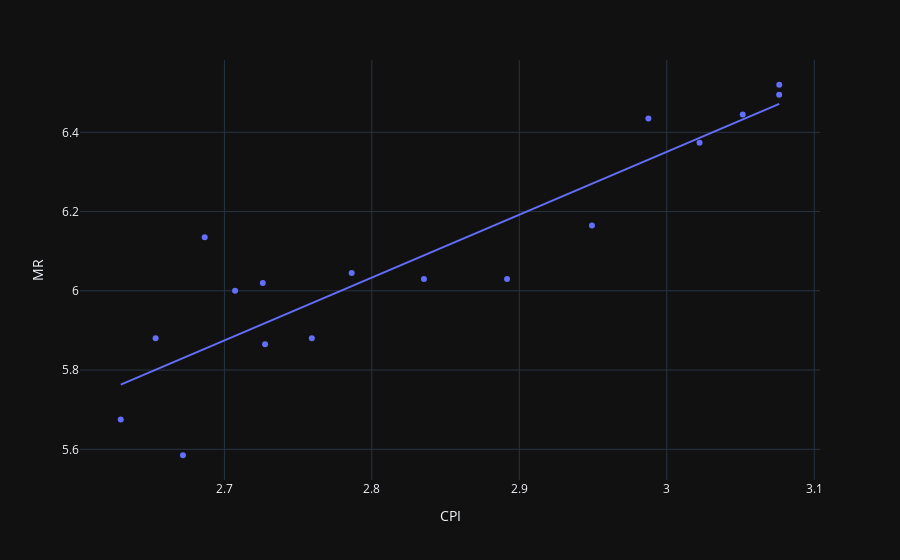

This figure's notebook cell:
### Code cell


### Figure 1 — Plotly figure (JSON) as saved in the notebook; plotly's stock layout.template omitted (floating-point values rounded to 4 significant figures)
{"data": [{"hovertemplate": "CPI=%{x}<br>MR=%{y}<extra></extra>", "legendgroup": "", "marker": {"color": "#636efa", "symbol": "circle"}, "mode": "markers", "name": "", "orientation": "v", "showlegend": false, "type": "scatter", "x": [2.726, 2.672, 2.63, 2.653, 2.687, 2.707, 2.728, 2.759, 2.786, 2.835, 2.892, 2.949, 2.988, 3.022, 3.051, 3.076, 3.076], "xaxis": "x", "y": [6.02, 5.585, 5.675, 5.88, 6.135, 6.0, 5.865, 5.88, 6.045, 6.03, 6.03, 6.165, 6.435, 6.373, 6.445, 6.52, 6.495], "yaxis": "y"}, {"hovertemplate": "<b>OLS trendline</b><br>MR = 1.58653 * CPI + 1.59104<br>R<sup>2</sup>=0.811220<br><br>CPI=%{x}<br>MR=%{y} <b>(trend)</b><extra></extra>", "legendgroup": "", "marker": {"color": "#636efa", "symbol": "circle"}, "mode": "lines", "name": "", "showlegend": false, "type": "scatter", "x": [2.63, 2.653, 2.672, 2.687, 2.707, 2.726, 2.728, 2.759, 2.786, 2.835, 2.892, 2.949, 2.988, 3.022, 3.051, 3.076, 3.076], "xaxis": "x", "y": [5.763, 5.801, 5.83, 5.853, 5.886, 5.916, 5.918, 5.969, 6.012, 6.089, 6.179, 6.27, 6.331, 6.386, 6.432, 6.472, 6.472], "yaxis": "y"}], "layout": {"legend": {"tracegroupgap": 0}, "margin": {"t": 60}, "xaxis": {"anchor": "y", "domain": [0, 1], "title": {"text": "CPI"}}, "yaxis": {"anchor": "x", "domain": [0, 1], "title": {"text": "MR"}}}}
